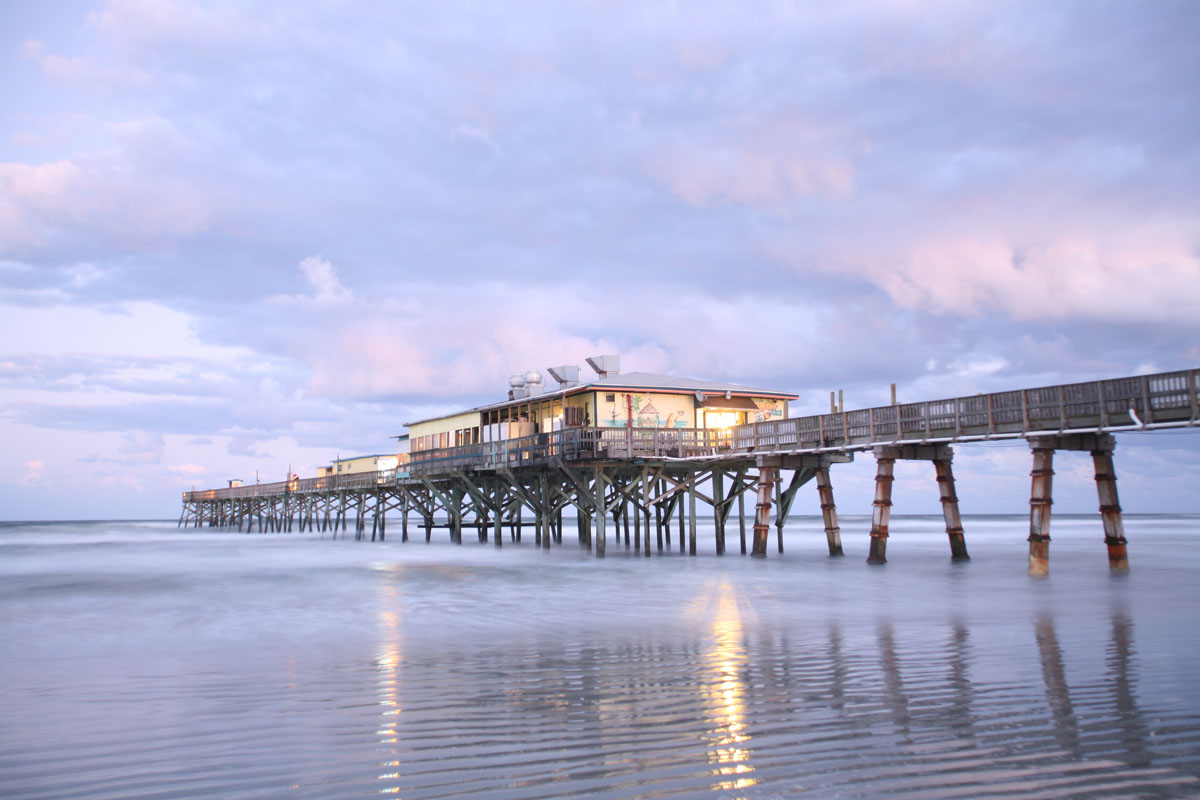
//> input picture HW1/overexposed.jpg, 1200 x 800 px
$ ./lab2   (built with g++ and OpenCV 4)
//> lines starting //> are read from the running program, lines starting //| are printed output that depends on the picture
### HW1/filter.h
// Computer vision 2021 (P. Zanuttigh) - LAB 2
#ifndef FILTER_H
#define FILTER_H

#include <opencv2/core.hpp>
#include <opencv2/highgui.hpp>
#include <opencv2/imgproc.hpp>

// Generic class implementing a filter with the input and output image data and the parameters
class Filter{

// Methods

public:

	// constructor
	// input_img: image to be filtered
	// filter_size : size of the kernel/window of the filter
	Filter(cv::Mat input_img, int size);

	// perform filtering (in base class do nothing, to be reimplemented in the derived filters)
	virtual void doFilter();

	// get the output of the filter
	cv::Mat getResult();

	//set the window size (square window of dimensions size x size)
	void setSize(int size);

	//get the Window Size
	int getSize() const;

// Data

protected:

	// input image
	cv::Mat input_image;

	// output image (filter result)
	cv::Mat result_image;

	// window size
	int filter_size;

};

// Gaussian Filter
class GaussianFilter : public Filter  {

public:

	GaussianFilter(cv::Mat input_img, int size, float standard_dev);

	void doFilter() override;

private:

	float std_dev;

// place constructor
// re-implement  doFilter()
// additional parameter: standard deviation (sigma)

};

class MedianFilter : public Filter {

public:

	MedianFilter(cv::Mat input_img, int size);

	void doFilter() override;

};

class BilateralFilter : public Filter {

public:

	BilateralFilter(cv::Mat input_img, int size, float sigma_r, float sigma_s);

	void doFilter() override;

private:

	float sigma_range;
	float sigma_space;


// place constructor
// re-implement  doFilter()
// additional parameters: sigma_range, sigma_space


};

#endif

### HW1/lab2.cpp

// FIRST HOMEWORK, COMPUTER VISION - LAB. 1

// GIULIO CONCA
// ID: 2028844

#include<iostream>
#include<opencv2/opencv.hpp>
#include "filter.h"

//Struct used to pass parameters to the function onChange, called when the slider of a trackbar changes position

struct TrackbarParameters {

  enum class Type {median = 0, gaussian, bilateral};

  TrackbarParameters(cv::Mat img, int k, int sigma, Type t) :
  image(img),
  kernel(k),
  std_dev(sigma),
  filter(t)
  {

  }

  TrackbarParameters(cv::Mat img, int k, Type t) :
  image(img),
  kernel(k),
  filter(t)
  {

  }

  TrackbarParameters(cv::Mat img, int k, int s_range, int s_space, Type t) :
  image(img),
  kernel(k),
  sigma_range(s_range),
  sigma_space(s_space),
  filter(t)
  {

  }

  cv::Mat image;
  int kernel;
  int std_dev;
  int sigma_range;
  int sigma_space;
  Type filter;
};

//Function that was provided by the Professor

void showHistogram(std::vector<cv::Mat>& hists) {
  // Min/Max computation
  double hmax[3] = {0,0,0};
  double min;
  cv::minMaxLoc(hists[0], &min, &hmax[0]);
  cv::minMaxLoc(hists[1], &min, &hmax[1]);
  cv::minMaxLoc(hists[2], &min, &hmax[2]);

  std::string wname[3] = { "blue", "green", "red" };
  cv::Scalar colors[3] = { cv::Scalar(255,0,0), cv::Scalar(0,255,0),
                           cv::Scalar(0,0,255) };

  std::vector<cv::Mat> canvas(hists.size());

  // Display each histogram in a canvas
  for (int i = 0, end = hists.size(); i < end; i++)
  {
    canvas[i] = cv::Mat::ones(125, hists[0].rows, CV_8UC3);

    for (int j = 0, rows = canvas[i].rows; j < hists[0].rows-1; j++)
    {
      cv::line(
            canvas[i],
            cv::Point(j, rows),
            cv::Point(j, rows - (hists[i].at<float>(j) * rows/hmax[i])),
            hists.size() == 1 ? cv::Scalar(200,200,200) : colors[i],
            1, 8, 0
            );
    }

    cv::imshow(hists.size() == 1 ? "value" : wname[i], canvas[i]);
  }
}

//Function that takes an RGB image (passed by copy), computes the histogram and equalize it
//(equalization performed for all the three channels)

void computeAndEqualizeRGB(cv::Mat image) {

  cv::imshow("img", image);
  cv::Mat output;

  std::vector<cv::Mat> bgr_channels(3);
  cv::split(image, bgr_channels);

  int size = 256;
  float range[] = {0,256};
  const float* histRange = {range};
  std::vector<cv::Mat> hist(3);

  calcHist( &bgr_channels[0], 1, 0, cv::Mat(), hist[0], 1, &size, &histRange, true, false );
  calcHist( &bgr_channels[1], 1, 0, cv::Mat(), hist[1], 1, &size, &histRange, true, false );
  calcHist( &bgr_channels[2], 1, 0, cv::Mat(), hist[2], 1, &size, &histRange, true, false );

  showHistogram(hist);
  cv::waitKey(0);
  cv::destroyAllWindows();

  for(int i = 0; i < 3; ++i)
      cv::equalizeHist(bgr_channels[i], bgr_channels[i]);

  calcHist( &bgr_channels[0], 1, 0, cv::Mat(), hist[0], 1, &size, &histRange, true, false );
  calcHist( &bgr_channels[1], 1, 0, cv::Mat(), hist[1], 1, &size, &histRange, true, false );
  calcHist( &bgr_channels[2], 1, 0, cv::Mat(), hist[2], 1, &size, &histRange, true, false );

  cv::merge(bgr_channels, output);
  imshow("RGBequalized", output);
  showHistogram(hist);
}

//Function that takes an LAB image (passed by copy), computes the histogram and equalize it
//(equalization performed only for the luminance channel). Then the image is reconverted
//to RGB color space to compute and show the histogram

void computeAndEqualizeLAB(cv::Mat image) {

  cv::Mat output;
  std::vector<cv::Mat> lab_channels(3);
  cv::split(image, lab_channels);

  cv::equalizeHist(lab_channels[0], lab_channels[0]);
  cv::merge(lab_channels, output);

  cv::cvtColor(output, output, cv::COLOR_Lab2BGR);
  cv::waitKey(0);
  cv::destroyAllWindows();
  cv::imshow("LABEqualized", output);

  std::vector<cv::Mat> bgr_channels(3);
  cv::split(output, bgr_channels);

  int size = 256;
  float range[] = {0,256};
  const float* histRange = {range};
  std::vector<cv::Mat> hist(3);

  calcHist( &bgr_channels[0], 1, 0, cv::Mat(), hist[0], 1, &size, &histRange, true, false );
  calcHist( &bgr_channels[1], 1, 0, cv::Mat(), hist[1], 1, &size, &histRange, true, false );
  calcHist( &bgr_channels[2], 1, 0, cv::Mat(), hist[2], 1, &size, &histRange, true, false );
  showHistogram(hist);
}

//Function that is called whenever the slider of a trackbar changes its position. Depending on the type of filter
//that must be applied (checked through the parameter "filter" of the object pointed to by the pointer to void), some
//specific operations are performed. An object of the corresponding filter type is created, using the parameters
//passed to the function (that changes when the slider of a trackbar is moved, as indicated in the createTrackbar
//function).
//In particular, the parameteres that are recovered inside the function represent the values of the trackbars, as
//indicated in the createTrackbar function. These parameters are used to create an object of the corresponding filter,
//so that the doFilter() function is called every time with the parameters set by the position of the trackbars.

void onChange(int, void* userdata) {

  if(((TrackbarParameters*)userdata)->filter == TrackbarParameters::Type::gaussian) {
  	cv::Mat result;
  	cv::Mat img = ((TrackbarParameters*)userdata)->image;
  	int k = ((TrackbarParameters*)userdata)->kernel;
  	int s = ((TrackbarParameters*)userdata)->std_dev;
 	GaussianFilter gaussian(img, k, (float)s/10);
 	gaussian.doFilter();
  	imshow("Gaussian blur", gaussian.getResult());
  }

  if(((TrackbarParameters*)userdata)->filter == TrackbarParameters::Type::median) {
  	cv::Mat result;
  	cv::Mat img = ((TrackbarParameters*)userdata)->image;
  	int k = ((TrackbarParameters*)userdata)->kernel;
 	MedianFilter median(img, k);
 	median.doFilter();
  	imshow("Median blur", median.getResult());
  }

  if(((TrackbarParameters*)userdata)->filter == TrackbarParameters::Type::bilateral) {
  	cv::Mat result;
  	cv::Mat img = ((TrackbarParameters*)userdata)->image;
 	int k = ((TrackbarParameters*)userdata)->kernel;
  	int s_range = ((TrackbarParameters*)userdata)->sigma_range;
  	int s_space = ((TrackbarParameters*)userdata)->sigma_space;
 	BilateralFilter bilateral(img, k, (float)s_range/10, (float)s_space/10);
 	bilateral.doFilter();
  	imshow("Bilateral blur", bilateral.getResult());
  }
}

int main(int argc, char *argv[]) {

  cv::Mat input = cv::imread("overexposed.jpg", cv::IMREAD_COLOR);
//> input is the input picture: 800 rows x 1200 cols, CV_8UC3; mean B, G, R 206.2, 175, 172.3
  //cv::resize(input, input, cv::Size(input.cols/1.7, input.rows/1.7));
  cv::Mat lab_copy = input.clone();


  // HISTOGRAM COMPUTATION AND EQUALIZATION //


  //RGB equalization
  computeAndEqualizeRGB(input);
//> in computeAndEqualizeRGB, `cv::split(image, bgr_channels);`:
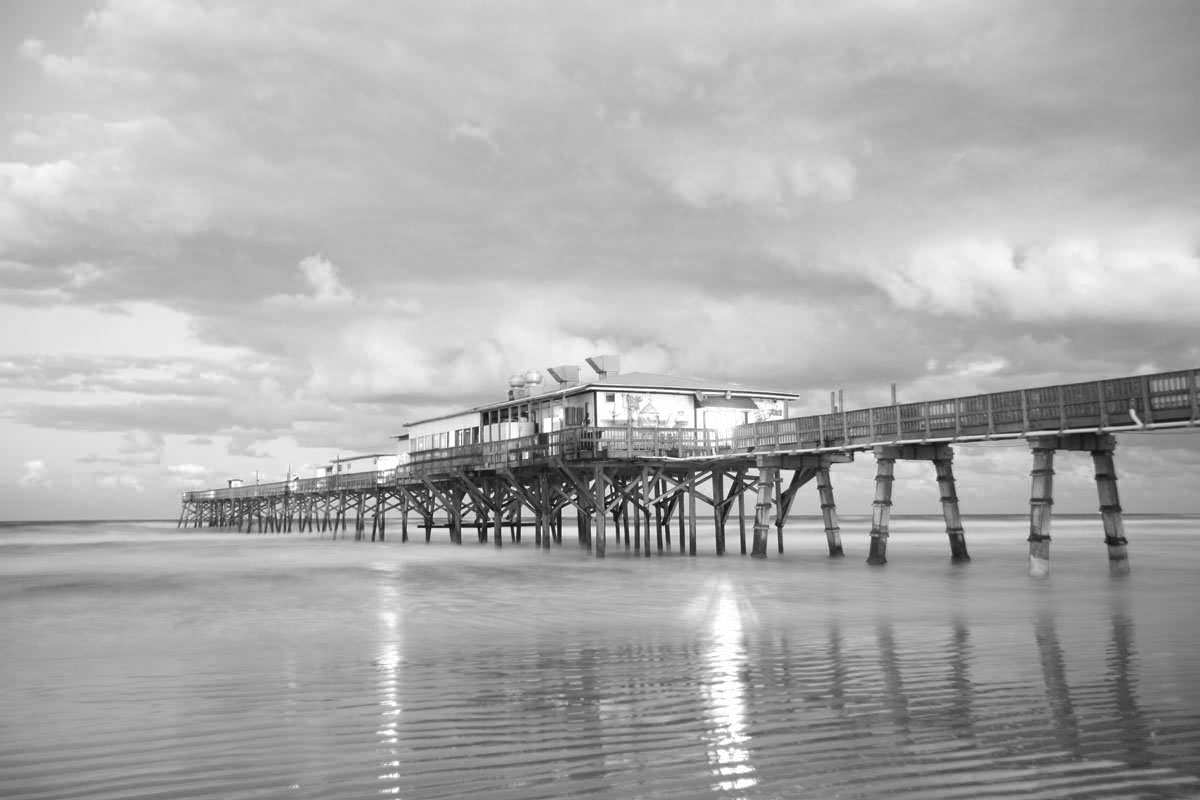
//> bgr_channels[2]: 800 rows x 1200 cols, CV_8UC1; min 12, max 255, mean 172.3
//> in showHistogram, `cv::minMaxLoc(hists[0], &min, &hmax[0]);`: min = 0; hmax = [35056, 0, 0]
//> in showHistogram, `cv::minMaxLoc(hists[1], &min, &hmax[1]);`: hmax = [35056, 21375, 0]
//> in showHistogram, `cv::minMaxLoc(hists[2], &min, &hmax[2]);`: hmax = [35056, 21375, 15912]
//> the loop in showHistogram, `for (int i = 0, end = hists.size(); i < end; i++)` made 3 passes
//> in computeAndEqualizeRGB, `cv::merge(bgr_channels, output);`:
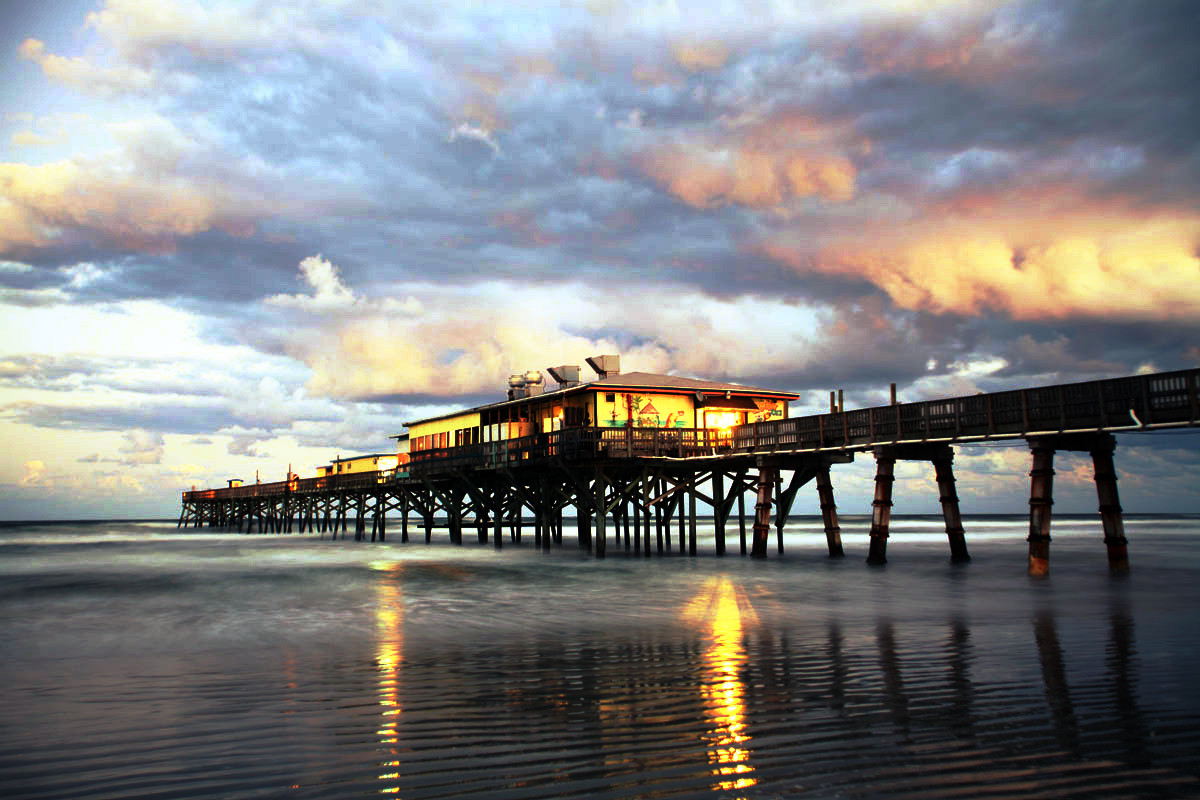
//> output: 800 rows x 1200 cols, CV_8UC3; mean B, G, R 129, 128.9, 128.6
//> the loop in showHistogram (call 2), `for (int i = 0, end = hists.size(); i < end; i++)` made 3 passes

  //conversion to LAB color space
  cv::cvtColor(lab_copy, lab_copy, cv::COLOR_BGR2Lab);
//> lab_copy: 800 rows x 1200 cols, CV_8UC3; mean of channels 0, 1, 2 183.3, 133.6, 112.1

  //Luminance equalization
  computeAndEqualizeLAB(lab_copy);
//> in computeAndEqualizeLAB, `cv::merge(lab_channels, output);`: output: 800 rows x 1200 cols, CV_8UC3; mean of channels 0, 1, 2 128.8, 133.6, 112.1
//> in computeAndEqualizeLAB, `cv::split(output, bgr_channels);`:
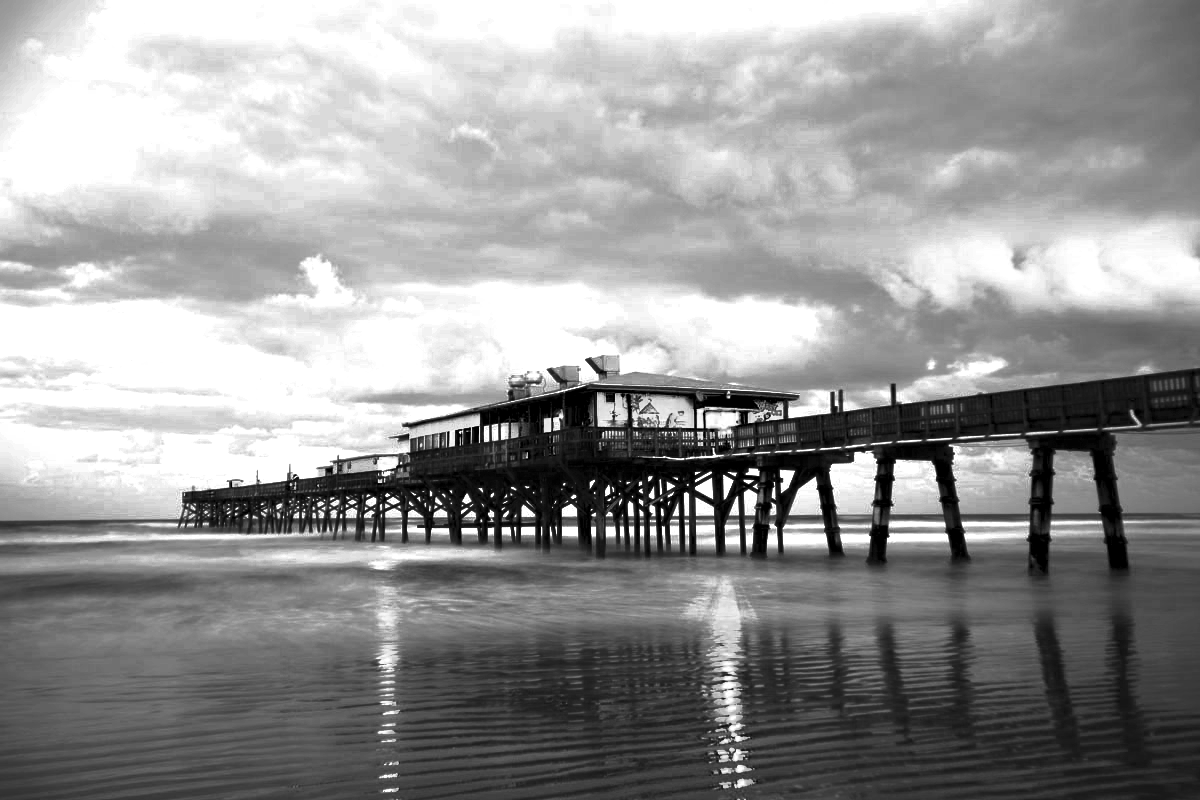
//> bgr_channels[0]: 800 rows x 1200 cols, CV_8UC1; min 0, max 255, mean 149.9
//> in computeAndEqualizeLAB, `cv::split(output, bgr_channels);`:
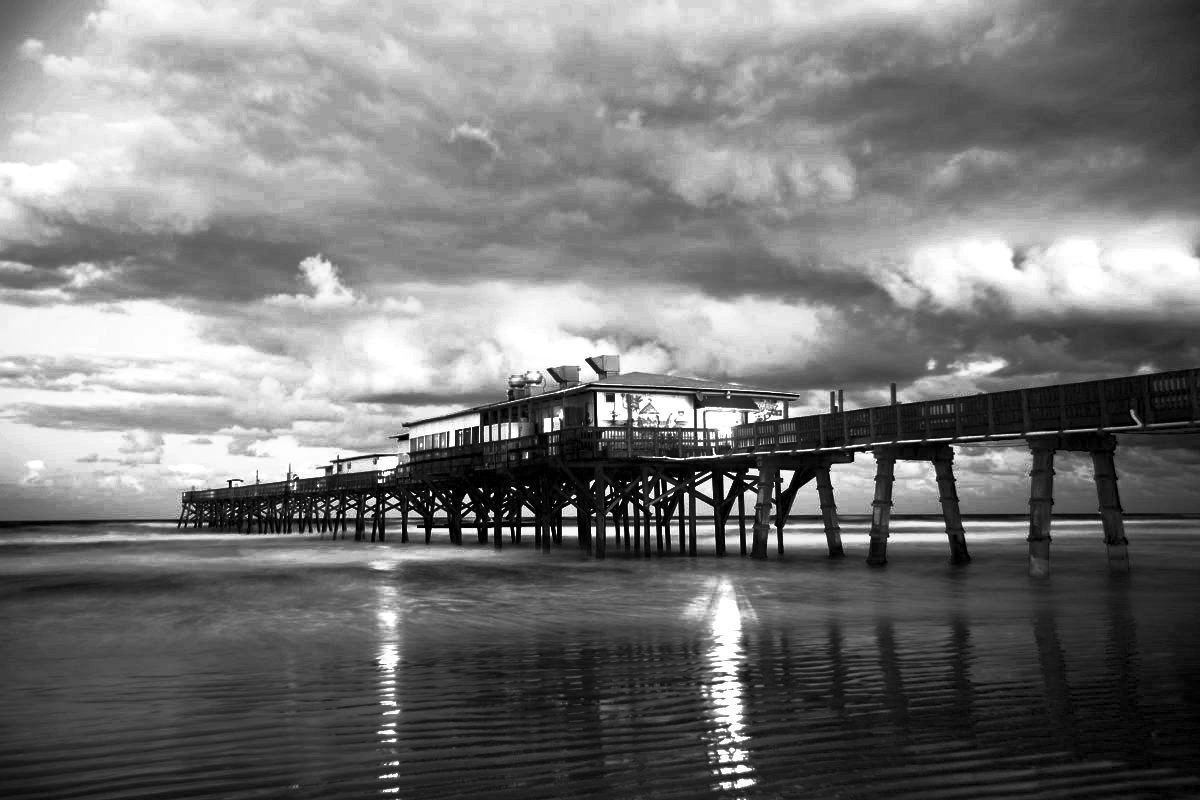
//> bgr_channels[2]: 800 rows x 1200 cols, CV_8UC1; min 0, max 255, mean 118.8
//> in showHistogram (call 3), `cv::minMaxLoc(hists[0], &min, &hmax[0]);`: min = 119; hmax = [113235, 0, 0]
//> in showHistogram (call 3), `cv::minMaxLoc(hists[1], &min, &hmax[1]);`: min = 278; hmax = [113235, 10411, 0]
//> in showHistogram (call 3), `cv::minMaxLoc(hists[2], &min, &hmax[2]);`: min = 959; hmax = [113235, 10411, 15455]
//> the loop in showHistogram (call 3), `for (int i = 0, end = hists.size(); i < end; i++)` made 3 passes
//> after the loop in showHistogram (call 3), `for (int i = 0, end = hists.size(); i < end; i++)`:
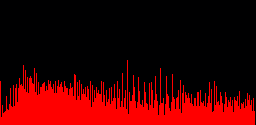
//> canvas[2]: 125 rows x 256 cols, CV_8UC3; mean B, G, R 0.8, 0, 61.9


  // FILTERING PART //


  //First filter: GAUSSIAN
  TrackbarParameters par_gaussian(input, 1, 1, TrackbarParameters::Type::gaussian);

  cv::waitKey(0);
  cv::destroyAllWindows();

  //window that contains all the trackbars for the gaussian filter
  cv::namedWindow("Gaussian blur");

  //par_gaussian.kernel contains the value of the kernel, set by the trackbar. This value is recovered
  //inside the function onChange and used to perform the filtering operation (after the creation of an
  //object of the corresponding filter class). Same thing for the other parameters and other filters
  cv::createTrackbar("kernel", "Gaussian blur", &par_gaussian.kernel, 20, onChange, (void*)&par_gaussian);
  cv::createTrackbar("std_dev*10", "Gaussian blur", &par_gaussian.std_dev, 100, onChange, (void*)&par_gaussian);
  imshow("Gaussian blur", input);

  cv::waitKey(0);
  cv::destroyAllWindows();

  //Second filter: MEDIAN
  TrackbarParameters par_median(input, 1, TrackbarParameters::Type::median);

  //window that contains all the trackbars for the median filter
  cv::namedWindow("Median blur");

  cv::createTrackbar("kernel", "Median blur", &par_median.kernel, 20, onChange, (void*)&par_median);
  imshow("Median blur", input);

  cv::waitKey(0);
  cv::destroyAllWindows();

  //Third filter: BILATERAL
  TrackbarParameters par_bilateral(input, 1, 1, 1, TrackbarParameters::Type::bilateral);

  //window that contains all the trackbars for the bilateral filter
  cv::namedWindow("Bilateral blur");

  cv::createTrackbar("kernel", "Bilateral blur", &par_bilateral.kernel, 30, onChange, (void*)&par_bilateral);
  cv::createTrackbar("sigma_range*10", "Bilateral blur", &par_bilateral.sigma_range, 3000, onChange, (void*)&par_bilateral);
  cv::createTrackbar("sigma_space*10", "Bilateral blur", &par_bilateral.sigma_space, 600, onChange, (void*)&par_bilateral);
  imshow("Bilateral blur", input);

  cv::waitKey(0);
  cv::destroyAllWindows();

}
